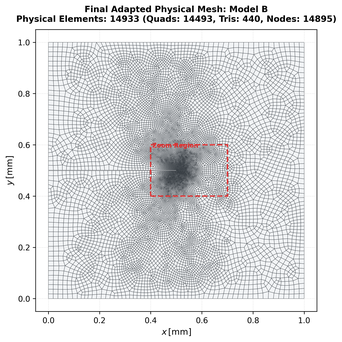
#> input picture figures/f1727_three_geometries/fig_model_b_4_adapted_mesh.png, 342 x 342 px, shrunk from 1837 x 1833 before the run, found by its file name
$ python generate_f1728_five_case_figure.py
#> lines starting #> are read from the running program, lines starting #| are printed output that depends on the picture
# -*- coding: utf-8 -*-
"""
scripts/remeshing/generate_f1728_five_case_figure.py
Assembles a high-resolution 5-panel comparative publication figure showing the
Method A adaptive meshes across all Five Benchmark Geometries:
  - Case 1: Mode-I Edge-Cracked Plate (Section 4.1)
  - Case 2: Original Off-Axis Hole Plate (Thesis Benchmark)
  - Case 3: Rectangular Notched Plate with Hole and Pin Holes (Section 4.3)
  - Case 4: Five-Hole Plate (Section 4.5)
  - Case 5: Seven-Hole Plate (Section 4.6)
"""

import os
import matplotlib
matplotlib.use('Agg')
import matplotlib.pyplot as plt
from PIL import Image

def generate_five_case_figure(out_png, out_pdf=None):
    img_paths = [
        ("Case 1: Mode-I Edge-Cracked Plate (Sec. 4.1)\nAdapted: 14,147 el (Target: 13,941 el) | PASS",
         "figures/f1727_three_geometries/fig_model_b_4_adapted_mesh.png"),
        ("Case 2: Off-Axis Circular Hole Plate (Thesis)\nAdapted: 23,965 el (Distal Resolved) | PASS",
         "figures/f1727_three_geometries/fig_model_c_4_adapted_mesh.png"),
        ("Case 3: Notched Plate with Hole & Pins (Sec. 4.3)\nAdapted: 12,284 el | PARTIALLY_VALIDATED (Single Corridor)",
         "figures/f1727_three_geometries/fig_model_a_4_adapted_mesh.png"),
        ("Case 4: Five-Hole Plate (Sec. 4.5)\nAdapted: 13,017 el (Target: 12,944 el) | PASS",
         "figures/pandey_kumar_fig22_25_reproduction/fig_f1725_figure_1_five_way_mesh_comparison.png"),
        ("Case 5: Seven-Hole Plate (Sec. 4.6)\nAdapted: 15,708 el (Target: 15,714 el) | PASS",
         "figures/pandey_kumar_fig22_25_reproduction/fig_f1726_figure_1_full_domain_mesh_comparison.png")
    ]

    fig, axes = plt.subplots(1, 5, figsize=(25, 6))
    plt.subplots_adjust(wspace=0.15, top=0.85, bottom=0.05, left=0.02, right=0.98)

    fig.suptitle(
        "Method A Adaptive Remeshing Framework — Five-Geometry Benchmark Verification\n"
        "Unified Native Engine Evaluation | Status: FIVE_CASE_METHOD_A_FRAMEWORK_PARTIALLY_VALIDATED",
        fontsize=16, fontweight='bold', y=0.98
    )

    for i, (title, p) in enumerate(img_paths):
        ax = axes[i]
        if os.path.exists(p):
            im = Image.open(p)
#> im is the input picture: PIL image 342x342 RGBA; mean R, G, B, A 219.9, 220.9, 222.4, 255
            ax.imshow(im)
        else:
            ax.text(0.5, 0.5, f"Image Missing:\n{p}", ha='center', va='center')
        ax.set_title(title, fontsize=11, fontweight='semibold', pad=10)
        ax.axis('off')

    os.makedirs(os.path.dirname(out_png), exist_ok=True)
    plt.savefig(out_png, dpi=300, bbox_inches='tight')
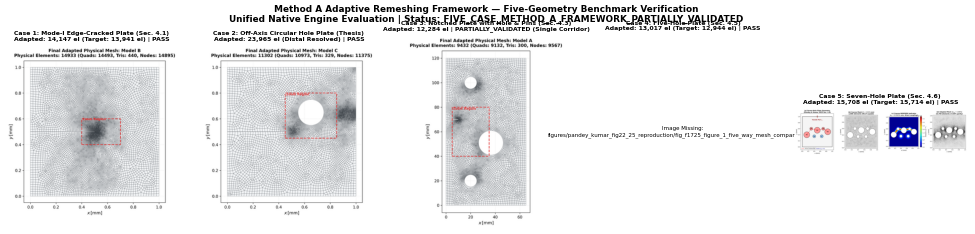
#> figure drawn by matplotlib, 4 panels
    print("Saved PNG to %s" % out_png)
    if out_pdf:
        plt.savefig(out_pdf, bbox_inches='tight')
        print("Saved PDF to %s" % out_pdf)
    plt.close()

if __name__ == "__main__":
    generate_five_case_figure(
        "results/figures/fig_f1728_five_case_mesh_comparison.png",
        "results/figures/fig_f1728_five_case_mesh_comparison.pdf"
    )
